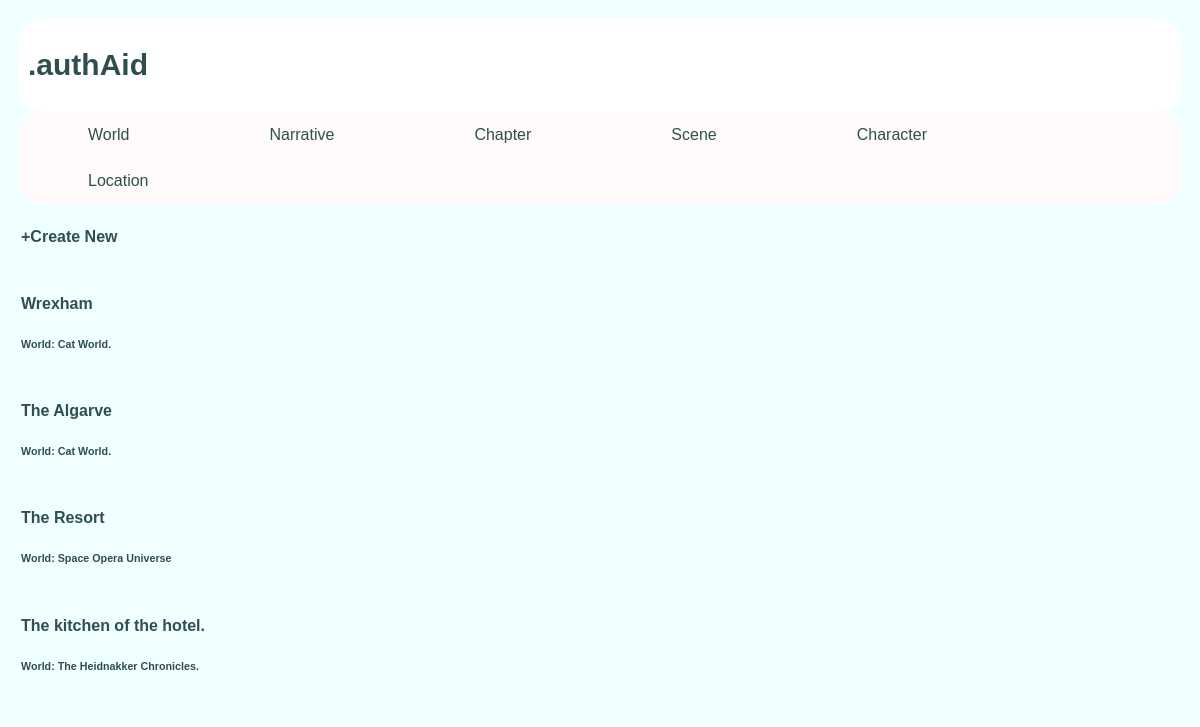
Page /author/location/ on the committed database.
### author/models.py (models this page shows, shortened)
class Location(models.Model):
    name, description, notes = charFieldsAndNotes()
    world = world = setForeignKeysNullDelete(World)
    ngi = models.ManyToManyField(NarrativeGeneralInfo)
    scenes = models.ManyToManyField(Scene,blank=True)
    chapters = models.ManyToManyField(Chapter,blank=True)

class World(models.Model):
    name,description,notes = charFieldsAndNotes()
    def __str__(self):
        return self.name

### author/views.py (the view)
# urls.py: path('location/',views.LocationView.as_view(),name='location'),
class LocationView(ListView):
    template_name, context_object_name = getPathFromAndContext_list('location', 'location')
    def get_queryset(self):
        return Location.objects.all().order_by('world')

### author/templates/author/location.html (shortened to what this page needs)
<!DOCTYPE html>
<html lang="en">
<head>
</head>
<body>
{% extends "author/base.html" %}
{%block content%}
{%load static%}
<link rel="stylesheet" type="text/css" href="{% static 'author/nonbasestyle.css' %}">
<div class="sidebar">
    <h4><a href="{% url 'author:location_create'%}">+Create New</a> </h4>
    </div>
{% if location_list %}
    {%for location in location_list%}
        <div class="sidebar">
            <h4><a href="{%url 'author:location_detail' location.pk%}" >{{location.name}}</a></h4>
        <h6>World: {{location.world}}</h6>
        </div>
    {%endfor%}
{%endif%}
{%endblock%}

### author/static/author/style.css (style rules this page uses)
* { box-sizing: border-box; border-radius: 25px }
body { font-family: arial; padding:10px; background: Azure; }

### author/static/author/nonbasestyle.css (style rules this page uses)
.sidebar { overflow:auto; background-color:Azure; width:fit-content; padding: 3px;border-radius: 0px;margin:left; display:block; }
.sidebar a:link,a:visited { text-decoration: none; color:#2F4F4F; }
.sidebar h6 { color:#2F4F4F; }

### rows in the picture
Location: name "Wrexham", world "Cat World."
Location: name "The Algarve", world "Cat World."
Location: name "The Resort", world "Space Opera Universe"
Location: name "The kitchen of the hotel.", world "The Heidnakker Chronicles."
